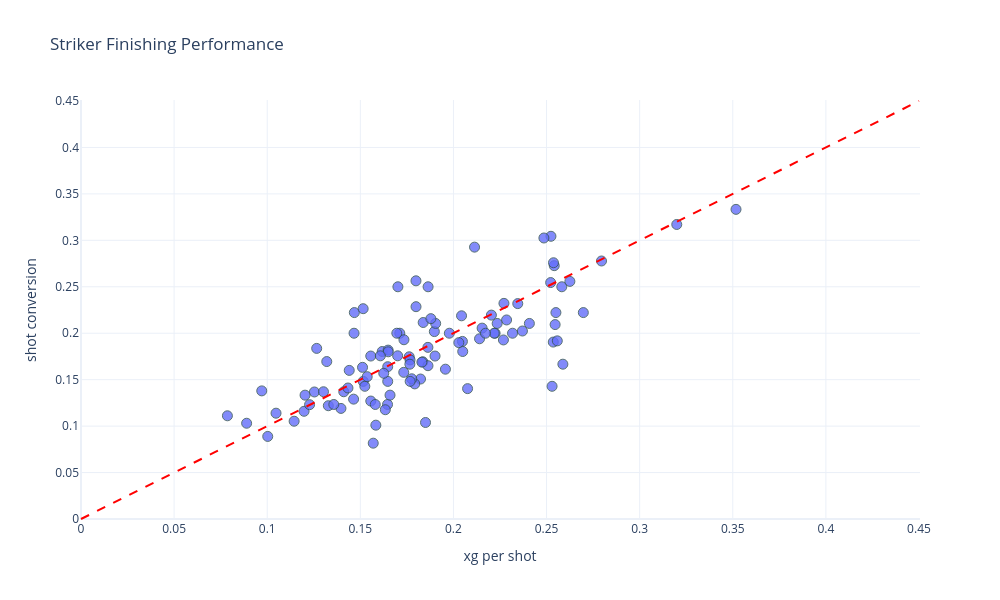

Notebook cell for this chart:
### Code cell
max_val = max(strikers['xg_per_shot'].max(), strikers['shot_conversion'].max()) + 0.05
fig = px.scatter(
    strikers[strikers["Performance_Gls"] >= 8].copy(), 
    x='xg_per_shot', 
    y='shot_conversion',
    hover_name='player',         
    hover_data=['team', 'Playing Time_Min', 'Standard_Gls', 'xg'], 
    title='Striker Finishing Performance',
    labels={
        'xg_per_shot': 'xg per shot',
        'shot_conversion': 'shot conversion'
    },
    template='plotly_white',               
    width=1000, 
    height=600
)

fig.add_shape(type='line',x0=0,y0=0,x1=max_val,y1=max_val, line=dict(color="red", width=2, dash="dash"))

fig.update_traces(marker=dict(size=10, opacity=0.8, line=dict(width=1, color='DarkSlateGrey')))

fig.show()

### Figure 1 — Plotly figure (JSON) as saved in the notebook; plotly's stock layout.template omitted (floating-point values rounded to 4 significant figures; data arrays with more than 128 entries replaced by an {"elided": "..."} marker saying what was removed)
{"data": [{"customdata": {"elided": "115x4 mixed values"}, "hovertemplate": "<b>%{hovertext}</b><br><br>xg per shot=%{x}<br>shot conversion=%{y}<br>team=%{customdata[0]}<br>Playing Time_Min=%{customdata[1]}<br>Standard_Gls=%{customdata[2]}<br>xg=%{customdata[3]}<extra></extra>", "hovertext": ["Viktor Gyökeres", "Ollie Watkins", "Eli Junior Kroupi", "Igor Thiago", "Kevin Schade", "Danny Welbeck", "Zian Flemming", "João Pedro", "Jean-Philippe Mateta", "Beto", "Thierno Barry", "Raúl Jiménez", "Dominic Calvert-Lewin", "Noah Okafor", "Hugo Ekitike", "Erling Haaland", "Benjamin Šeško", "Bryan Mbeumo", "Matheus Cunha", "Nick Woltemade", "Richarlison", "Jarrod Bowen", "Lucas Boyé", "Toni Martínez", "Gorka Guruzeta", "Alexander Sørloth", "Julián Álvarez", "Ferrán Torres", "Lamine Yamal", "Marcus Rashford", "Raphinha", "Robert Lewandowski", "Borja Iglesias", "Ferran Jutglà", "André Silva", "Rafa Mir", "Kiké", "Vladyslav Vanat", "Carlos Espí", "Vedat Muriqi", "Ante Budimir", "Federico Viñas", "Jorge de Frutos", "Abde Ezzalzouli", "Antony", "Cucho", "Kylian Mbappé", "Vinicius Júnior", "Mikel Oyarzabal", "Orri Steinn Óskarsson", "Akor Adams", "Hugo Duro", "Georges Mikautadze", "Gerard Moreno", "Nicolas Pépé", "Lassine Sinayoko", "Ludovic Ajorque", "Romain Del Castillo", "Issa Soumaré", "Odsonne Édouard", "Matias Fernandez-Pardo", "Bamba Dieng", "Pablo Pagis", "Pavel Šulc", "Amine Gouiri", "Pierre-Emerick Aubameyang", "Gauthier Hein", "Ansu Fati", "Folarin Balogun", "Sofiane Diop", "Ilan Kebbal", "Bradley Barcola", "Khvicha Kvaratskhelia", "Ousmane Dembélé", "Breel Embolo", "Esteban Lepaul", "Joaquín Panichelli", "Yann Gboho", "Harry Kane", "Nicolas Jackson", "Maximilian Beier", "Serhou Guirassy", "Jonathan Burkardt", "Igor Matanovic", "Haris Tabakovic", "Andrej Kramarić", "Fisnik Asllani", "Tim Lemperle", "Said El Mala", "Patrik Schick", "Rômulo", "Yan Diomandé", "Deniz Undav", "Ermedin Demirović", "Dženan Pejčinović", "Mohamed Amoura", "Gianluca Scamacca", "Nikola Krstović", "Riccardo Orsolini", "Anastasios Douvikas", "Federico Bonazzoli", "Moise Kean", "Lautaro Martínez", "Marcus Thuram", "Kenan Yıldız", "Christian Pulisic", "Rafael Leão", "Rasmus Højlund", "Mateo Pellegrino", "Donyell Malen", "Andrea Pinamonti", "Domenico Berardi", "Giovanni Simeone", "Nikola Vlašić", "Keinan Davis"], "legendgroup": "", "marker": {"color": "#636efa", "line": {"color": "DarkSlateGrey", "width": 1}, "opacity": 0.8, "size": 10, "symbol": "circle"}, "mode": "markers", "name": "", "orientation": "v", "showlegend": false, "type": "scatter", "x": [0.2522, 0.2268, 0.1702, NaN, 0.2076, 0.2271, 0.1837, 0.2154, 0.2536, 0.2546, 0.2408, 0.1646, 0.2558, 0.1799, 0.1836, 0.2285, 0.205, 0.1823, 0.07862, 0.2582, 0.1617, 0.1047, 0.1763, NaN, 0.1396, 0.2048, 0.1647, 0.2345, 0.1253, 0.1144, 0.1712, 0.255, 0.2524, 0.1466, 0.1901, 0.1198, NaN, 0.3517, 0.1734, 0.1897, 0.1863, 0.1733, 0.1957, 0.1411, 0.1003, NaN, 0.1767, 0.144, 0.2029, NaN, 0.1647, 0.2795, 0.2317, 0.1799, 0.1556, 0.1464, 0.1792, 0.2541, 0.185, 0.2224, 0.1634, NaN, 0.132, 0.1864, 0.1904, 0.2588, 0.1649, 0.2625, 0.183, 0.1516, 0.1266, 0.1766, 0.1227, 0.1468, 0.2204, NaN, 0.2537, 0.09706, 0.2486, 0.2235, 0.165, 0.237, 0.3199, 0.1879, 0.214, 0.2043, 0.1302, 0.1776, 0.17, 0.2697, 0.253, 0.1515, 0.1537, 0.2113, 0.1626, 0.1659, 0.1556, 0.1583, 0.1328, NaN, 0.1203, 0.1569, 0.1863, 0.1607, 0.08894, 0.1768, 0.1524, 0.2219, 0.1358, 0.2172, 0.158, 0.1696, 0.1434, 0.1512, 0.1978], "xaxis": "x", "y": [0.2545, 0.1928, 0.25, 0.2619, 0.1404, 0.2321, 0.2115, 0.2055, 0.1905, 0.2093, 0.2105, 0.1233, 0.1918, 0.2286, 0.1692, 0.2143, 0.1803, 0.1507, 0.1111, 0.25, 0.1803, 0.1139, 0.1746, 0.1505, 0.119, 0.1912, 0.1481, 0.2319, 0.1368, 0.1053, 0.2, 0.2222, 0.3043, 0.2, 0.1754, 0.1159, 0.1333, 0.3333, 0.193, 0.2018, 0.165, 0.1579, 0.1613, 0.137, 0.08889, 0.1236, 0.1712, 0.16, 0.1899, 0.3333, 0.1639, 0.2778, 0.2, 0.2564, 0.127, 0.129, 0.1455, 0.2727, 0.1039, 0.2, 0.1176, 0.2222, 0.1695, 0.25, 0.2105, 0.1667, 0.1818, 0.2558, 0.1688, 0.1481, 0.1837, 0.1667, 0.1231, 0.2222, 0.2195, 0.2381, 0.2759, 0.1379, 0.3025, 0.2105, 0.18, 0.2024, 0.3171, 0.2157, 0.194, 0.2188, 0.137, 0.1509, 0.1757, 0.2222, 0.1429, 0.2264, 0.1532, 0.2927, 0.1569, 0.1333, 0.1754, 0.101, 0.122, 0.2154, 0.1333, 0.08163, 0.1848, 0.1757, 0.1031, 0.1481, 0.1429, 0.2, 0.1233, 0.2, 0.1233, 0.2, 0.141, 0.1633, 0.2], "yaxis": "y"}], "layout": {"height": 600, "legend": {"tracegroupgap": 0}, "shapes": [{"line": {"color": "red", "dash": "dash", "width": 2}, "type": "line", "x0": 0, "x1": 0.45, "y0": 0, "y1": 0.45}], "title": {"text": "Striker Finishing Performance"}, "width": 1000, "xaxis": {"anchor": "y", "domain": [0, 1], "title": {"text": "xg per shot"}}, "yaxis": {"anchor": "x", "domain": [0, 1], "title": {"text": "shot conversion"}}}}
